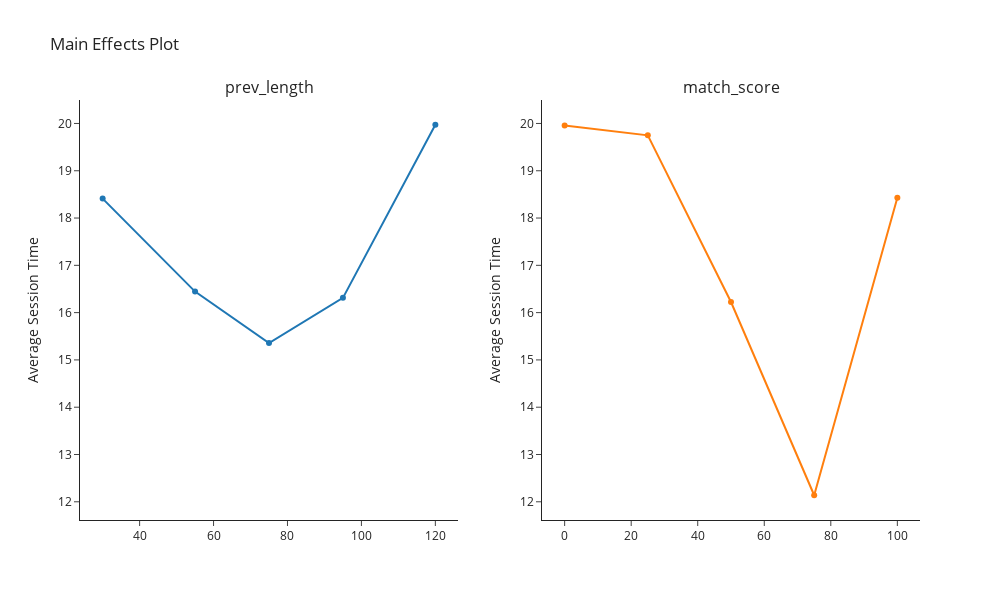

The code cell stored with this chart in its notebook:
### Code cell
df_prev_len = agg_df.groupby('Prev.Length')['Browse.Time'].mean().reset_index().rename(columns={'Prev.Length': 'level'})
df_prev_len['factor'] = 'prev_length'

df_match = agg_df.groupby('Match.Score')['Browse.Time'].mean().reset_index().rename(columns={'Match.Score': 'level'})
df_match['factor'] = 'match_score'

df_effect = pd.concat([df_prev_len, df_match])

fig = make_subplots(
    rows=1, cols=2,
    shared_xaxes=False,
    shared_yaxes=True,
    subplot_titles=('prev_length', 'match_score')
)

# Add traces for each factor
factors = ['prev_length', 'match_score']
for i, factor in enumerate(factors, start=1):
    factor_data = df_effect[df_effect['factor'] == factor]
    fig.add_trace(
        go.Scatter(
            x=factor_data['level'],
            y=factor_data['Browse.Time'],
            mode='markers+lines',
            name=factor
        ),
        row=1, col=i
    )

# Update layout
fig.update_layout(
    height=600, width=1000,
    title='Main Effects Plot',
    showlegend=False,
    template='simple_white'
)

for i in range(1, 4):
    fig.update_yaxes(showticklabels=True, row=1, col=i)

fig.update_yaxes(title='Average Session Time')

# Show plot
fig.show()

### Figure 1 — Plotly figure (JSON) as saved in the notebook; plotly's stock layout.template omitted (floating-point values rounded to 4 significant figures)
{"data": [{"mode": "markers+lines", "name": "prev_length", "type": "scatter", "x": [30, 55, 75, 95, 120], "xaxis": "x", "y": [18.41, 16.44, 15.36, 16.31, 19.97], "yaxis": "y"}, {"mode": "markers+lines", "name": "match_score", "type": "scatter", "x": [0, 25, 50, 75, 100], "xaxis": "x2", "y": [19.96, 19.75, 16.23, 12.14, 18.43], "yaxis": "y2"}], "layout": {"annotations": [{"font": {"size": 16}, "showarrow": false, "text": "prev_length", "x": 0.225, "xanchor": "center", "xref": "paper", "y": 1, "yanchor": "bottom", "yref": "paper"}, {"font": {"size": 16}, "showarrow": false, "text": "match_score", "x": 0.775, "xanchor": "center", "xref": "paper", "y": 1, "yanchor": "bottom", "yref": "paper"}], "height": 600, "showlegend": false, "title": {"text": "Main Effects Plot"}, "width": 1000, "xaxis": {"anchor": "y", "domain": [0, 0.45]}, "xaxis2": {"anchor": "y2", "domain": [0.55, 1]}, "yaxis": {"anchor": "x", "domain": [0, 1], "showticklabels": true, "title": {"text": "Average Session Time"}}, "yaxis2": {"anchor": "x2", "domain": [0, 1], "matches": "y", "showticklabels": true, "title": {"text": "Average Session Time"}}}}
